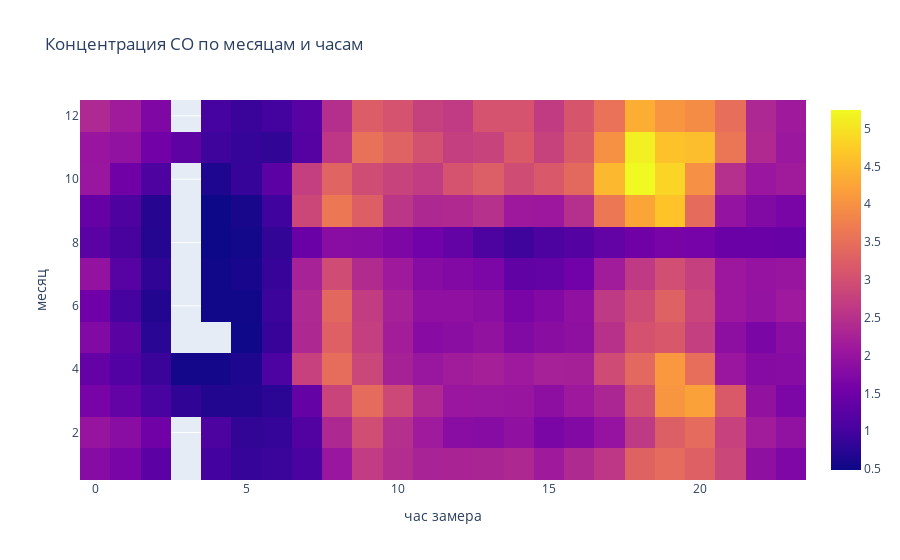

The code cell stored with this chart in its notebook:
### Markdown cell above
###  Анализ CO

### Code cell
# CO по месяцам и часам
CO_hm = df.groupby(["Month2", "Hour"]).agg({"CO(GT)": ['mean']})
CO_hm = CO_hm.reset_index()
CO_hm.columns = ["Month", "Hour", "CO(GT)"]


fig = go.Figure(data=go.Heatmap( 
                   z=CO_hm["CO(GT)"],
                   x=CO_hm["Hour"],
                   y=CO_hm["Month"],
))

fig.update_layout(
                  title = "Концентрация CO по месяцам и часам",
                  xaxis_title="час замера",
                  yaxis_title="месяц"
                  )
fig.show()

### Figure 1 — Plotly figure (JSON) as saved in the notebook; plotly's stock layout.template omitted (floating-point values rounded to 4 significant figures; data arrays with more than 128 entries replaced by an {"elided": "..."} marker saying what was removed)
{"data": [{"type": "heatmap", "x": {"elided": "278 int values"}, "y": {"elided": "278 int values"}, "z": {"elided": "278 float values"}}], "layout": {"title": {"text": "Концентрация CO по месяцам и часам"}, "xaxis": {"title": {"text": "час замера"}}, "yaxis": {"title": {"text": "месяц"}}}}
